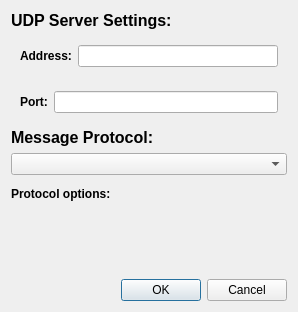
<?xml version="1.0" encoding="UTF-8"?>
<ui version="4.0">
 <class>UDPServerDialog</class>
 <widget class="QWidget" name="UDPServerDialog">
  <property name="geometry">
   <rect>
    <x>0</x>
    <y>0</y>
    <width>298</width>
    <height>312</height>
   </rect>
  </property>
  <property name="windowTitle">
   <string>UDP Server</string>
  </property>
  <layout class="QVBoxLayout" name="verticalLayout">
   <item>
    <widget class="QLabel" name="label">
     <property name="font">
      <font>
       <pointsize>12</pointsize>
       <bold>true</bold>
      </font>
     </property>
     <property name="text">
      <string>UDP Server Settings:</string>
     </property>
    </widget>
   </item>
   <item>
    <widget class="QWidget" name="widget_2" native="true">
     <layout class="QHBoxLayout" name="horizontalLayout_3">
      <item>
       <widget class="QLabel" name="label_5">
        <property name="font">
         <font>
          <bold>true</bold>
         </font>
        </property>
        <property name="text">
         <string>Address:</string>
        </property>
       </widget>
      </item>
      <item>
       <widget class="QLineEdit" name="lineEditAddress"/>
      </item>
     </layout>
    </widget>
   </item>
   <item>
    <widget class="QWidget" name="widget" native="true">
     <layout class="QHBoxLayout" name="horizontalLayout_2" stretch="0,1">
      <item>
       <widget class="QLabel" name="label_4">
        <property name="font">
         <font>
          <bold>true</bold>
         </font>
        </property>
        <property name="text">
         <string>Port:</string>
        </property>
       </widget>
      </item>
      <item>
       <widget class="QLineEdit" name="lineEditPort">
        <property name="text">
         <string/>
        </property>
       </widget>
      </item>
     </layout>
    </widget>
   </item>
   <item>
    <widget class="QLabel" name="label_2">
     <property name="font">
      <font>
       <pointsize>12</pointsize>
       <bold>true</bold>
      </font>
     </property>
     <property name="text">
      <string>Message Protocol:</string>
     </property>
    </widget>
   </item>
   <item>
    <widget class="QComboBox" name="comboBoxProtocol"/>
   </item>
   <item>
    <widget class="QWidget" name="boxOptions" native="true">
     <layout class="QVBoxLayout" name="layoutOptions">
      <property name="leftMargin">
       <number>0</number>
      </property>
      <property name="topMargin">
       <number>6</number>
      </property>
      <property name="rightMargin">
       <number>0</number>
      </property>
      <property name="bottomMargin">
       <number>6</number>
      </property>
      <item>
       <widget class="QLabel" name="label_3">
        <property name="font">
         <font>
          <bold>true</bold>
         </font>
        </property>
        <property name="text">
         <string>Protocol options:</string>
        </property>
       </widget>
      </item>
     </layout>
    </widget>
   </item>
   <item>
    <spacer name="verticalSpacer">
     <property name="orientation">
      <enum>Qt::Vertical</enum>
     </property>
     <property name="sizeHint" stdset="0">
      <size>
       <width>20</width>
       <height>40</height>
      </size>
     </property>
    </spacer>
   </item>
   <item>
    <widget class="QDialogButtonBox" name="buttonBox">
     <property name="standardButtons">
      <set>QDialogButtonBox::Cancel|QDialogButtonBox::Ok</set>
     </property>
    </widget>
   </item>
  </layout>
 </widget>
 <resources/>
 <connections/>
</ui>
